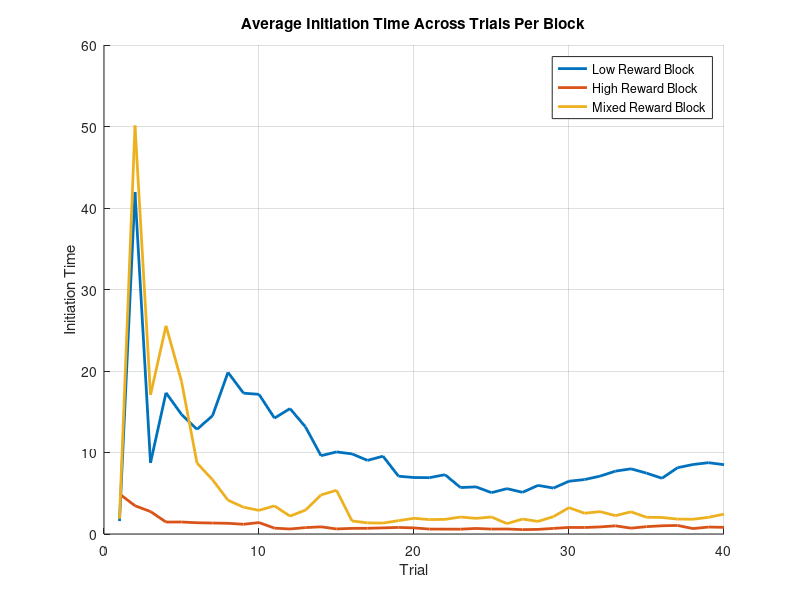
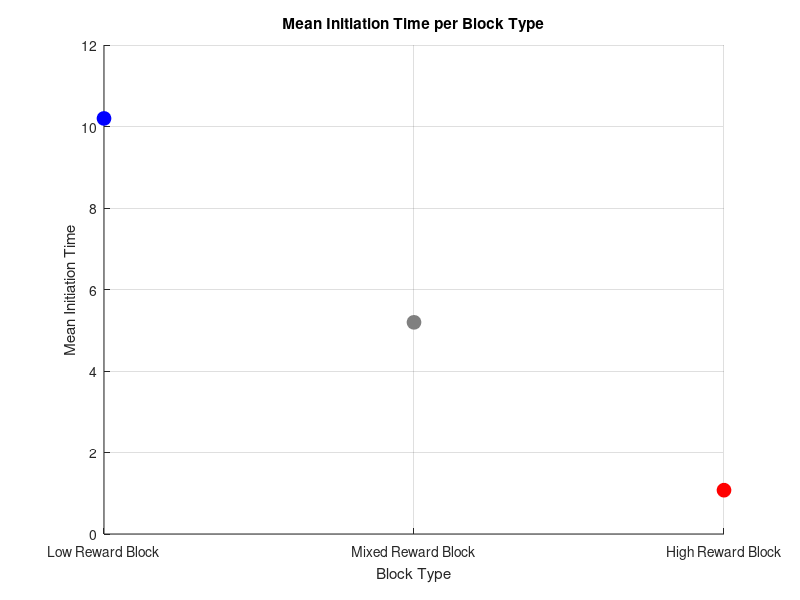
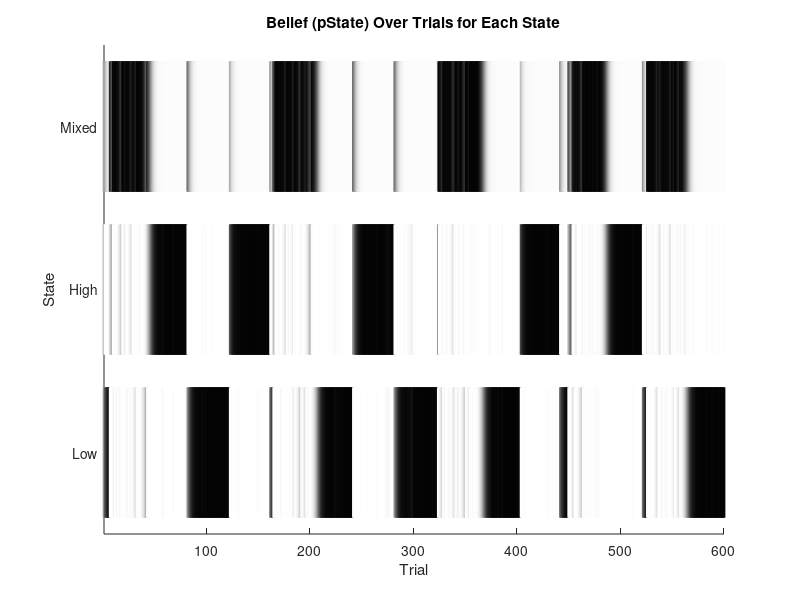

Reproduce these figures in MATLAB, in order. (Note: this script raises an error after producing the figures.)
clearvars 

%% Task Parameters
runs = 5; %how many times it will go through each trial block

num_blocks = 3;
nStates = num_blocks;
low_rewards = [5 10 20]; %possible rewards in the low reward block
high_rewards = [20 40 80]; %possible rewards in the high reward block
mixed_rewards = [5 10 20 40 80]; %possible rewards in the mixed block

% turn possibilities into probabilities
highDist=[0, 0, 1, 1, 1];
lowDist=[ 1, 1, 1, 0, 0];
midDist=[ 1, 1, 1, 1, 1];

highDist=highDist./sum(highDist);
lowDist=lowDist./sum(lowDist);
midDist=midDist./sum(midDist);
allProb = [lowDist; highDist; midDist];
flatDist=ones(nStates,1)./nStates;

num_trials = 40;
haz=1/40;

all_rewards = nan(num_blocks, num_trials, runs); %record of all of the rewards that the animal received (columns are trials, rows are blocks, frames are runs)
initiation_times = nan(num_blocks, num_trials, runs); % initiation times

trial_initiation_times = nan(1,num_blocks*num_trials*runs);
trial_rewards = nan(1,num_blocks*num_trials*runs);
state_order = [];
RPE_first_ten = nan(num_blocks,10, runs); %reward prediction errors for the first 10 trials of every block
beliefs_first_ten = nan(num_blocks,11, runs,nStates); %record the beliefs for the firs 10 trials of every block and the one trial before them (bc we're gonna calc the change later)
beliefs_first_ten(1,1,1) = 3;

opt_out = nan; %this will change once we have the model

%% Model Parameters

state_neurons = rand(3,1); %initialize the initial state values between 0-0.1
synaptic_lr = 0.3;
state_lr = 0.1;
D = 0.1; %Scale factor for initiation times

%% Runs
weight_matrix = rand(3,1);
epsilon = 1e-3; % to avoid division by zero

pState = flatDist;
trial_counter = 1;
for run = 1:runs
    block_order = randperm(3); %the order that blocks will be presented in for this run 
    
    for b = 1:length(block_order)
        possible_rewards = [];
        if block_order(b) == 1 %if the bth block is 1, the possible rewards are the low value ones
            possible_rewards = low_rewards;
          
        elseif block_order(b) == 2 %if the bth block is 2, the possible rewards are the high value ones
            possible_rewards = high_rewards;
            
        elseif block_order(b) == 3 %if the bth block is 3, the possible rewards are the mixed value ones
            possible_rewards = mixed_rewards;
            
        end

        for t = 1:num_trials
            ground_truth_states(trial_counter) = block_order(b);
            
            reward_index = randi(length(possible_rewards), 1);
            reward_val   = possible_rewards(reward_index);    
            global_index = find([5 10 20 40 80] == reward_val);
            
            allPState(trial_counter,:) = pState;
            
            %state inference
            likeRew = allProb(:, global_index);
            prior = pState.*(1-haz)+flatDist.*haz;
            pState=likeRew.*prior;
            pState=pState./sum(pState);

            %updating weights and state values
            trial_reward_offer = possible_rewards(reward_index)/max(mixed_rewards); %the reward that could be represented on this trial
            output_act = (weight_matrix)'*state_neurons; %should be 1x1
            output_act = max(output_act,0);
            RPE = trial_reward_offer - output_act;
            allRPES(trial_counter) = RPE;
            
            weight_matrix = weight_matrix.*(1-synaptic_lr) + (synaptic_lr * RPE * pState); %existing weights + weight update
            state_neurons = state_neurons.*pState*(1-state_lr) + state_lr*RPE; %existing state + state update

            % Compute and store initiation time (higher activation = faster initiation)
            initiation_time = D / (output_act + epsilon);
            initiation_times_raw(trial_counter) = initiation_time;
            initiation_times(block_order(b), t, run) = initiation_time;
            trial_initiation_times(trial_counter) = initiation_time;
            trial_rewards(trial_counter) = trial_reward_offer;

            if t == 40
                state_order(end+1) = block_order(b);
            end

            if t < 11 | t == 40
                if t<11
                    RPE_first_ten(b, t, run) = RPE;
                    belief = allPState(trial_counter,:);
                    beliefs_first_ten(b,t+1,run,:) = belief;
                elseif t == 40 && ~(run ==runs && b == num_blocks)
                    if b == 3
                        belief = allPState(trial_counter,:);
                        beliefs_first_ten(1,1,run+1,:) = belief;
                    elseif b ~= 3
                        belief = allPState(trial_counter,:);
                        beliefs_first_ten(b+1,1,run,:) = belief;
                    end
                end
            end

            all_rewards(block_order(b), t, run) = trial_reward_offer; %this is set up so that the row (block index) is constant despite the fact that the order of the blocks is changing (so the first row will always be low reward, second high, and third mixed)
            trial_counter = trial_counter + 1;

        end
    end
end

%% Plot Initiation Times
figure;
hold on;
colors = lines(num_blocks);
labels = {'Low Reward Block', 'High Reward Block', 'Mixed Reward Block'};

for block = 1:num_blocks
    avg_initiation = squeeze(mean(initiation_times(block, :, :), 3)); % avg across runs
    plot(avg_initiation, 'LineWidth', 2, 'Color', colors(block,:));
end

xlabel('Trial');
ylabel('Initiation Time');
legend(labels);
title('Average Initiation Time Across Trials Per Block');
grid on;

%% Plot the Mean Initiation Times Per Block as Dots with Custom Colors
mean_initiation_time = squeeze(mean(mean(initiation_times, 2), 3));

figure;
hold on;
plot(1, mean_initiation_time(1), 'o', 'Color', 'b', 'MarkerFaceColor', 'b', 'MarkerSize', 10);
plot(2, mean_initiation_time(3), 'o', 'Color', [0.5 0.5 0.5], 'MarkerFaceColor', [0.5 0.5 0.5], 'MarkerSize', 10);
plot(3, mean_initiation_time(2), 'o', 'Color', 'r', 'MarkerFaceColor', 'r', 'MarkerSize', 10);


% Set x-axis tick labels corresponding to the block types
set(gca, 'XTick', 1:3, 'XTickLabel', {'Low Reward Block', 'Mixed Reward Block', 'High Reward Block'});
xlabel('Block Type');
ylabel('Mean Initiation Time');
title('Mean Initiation Time per Block Type');
grid on;

%% Plotting States
% --- Flatten pState across runs/trials ---
flatP = reshape(allPState, [], 3);   % size = (runs*num_trials)×3 = 600×3

% --- Plot as three rows of vertical lines ---
figure; hold on;
numTrialsTotal = size(flatP,1);

for s = 1:3
    for t = 1:numTrialsTotal
        intensity = flatP(t,s);          % pState for state s at trial t
        grayLevel  = 1 - intensity;      % 0 = black (high prob), 1 = white (low prob)
        line([t t], [s-0.4, s+0.4], ...   % small vertical segment
             'Color', [grayLevel grayLevel grayLevel], ...
             'LineWidth', 2);
    end
end

% --- Tidy up axes ---
xlim([1 numTrialsTotal]);
ylim([0.5 3.5]);
yticks(1:3);
yticklabels({'Low','High','Mixed'});   % or whatever your state‐order is
xlabel('Trial');
ylabel('State');
title('Belief (pState) Over Trials for Each State');

yyaxis right
plot(1:numTrialsTotal, initiation_times_raw, 'b-', 'LineWidth', 1.5);
ylabel('Initiation Time');
grid on;

% 1) Flatten all_rewards into 1×(runs*num_trials)
flatR = reshape(ground_truth_states, 1, []);    % size = 1×200

% 2) Plot exactly as before—but now for the actual state
N = length(ground_truth_states);
figure; hold on;
for s = 1:3
    idx = find(ground_truth_states == s);
    for t = idx'
        line([t t], [s-0.4, s+0.4], 'Color', [0 0 0], 'LineWidth', 2);
    end
end

xlim([1 N]);
ylim([0.5 3.5]);
yticks(1:3);
yticklabels({'Low','High','Mixed'});
xlabel('Trial');
ylabel('State');
title('Actual Block Sequence');


%% Plot the trial initiation time as a function of trial from block switch (figure 2A)

%get the variables
switch_trials = num_trials:num_trials:size(allPState,1);
switch_trials = switch_trials+1;
switch_trials = switch_trials(1:end-1);
lowtomixed = [];
hightomixed = [];
for s = 1:length(switch_trials)
    thirtybefore = switch_trials(s) - 30; 
    fourtyafter = switch_trials(s) + (40-1);
    if state_order(s) == 1 &&  state_order(s+1)== 3
        lowtomixed(end+1,:) = trial_initiation_times(thirtybefore:fourtyafter);
    elseif state_order(s) == 2 &&  state_order(s+1)== 3
        hightomixed(end+1,:) = trial_initiation_times(thirtybefore:fourtyafter);
    end
end
mean_lowtomixed = mean(lowtomixed,1);
mean_hightomixed = mean(hightomixed,1);

%plot
figure;
hold on;
plot(-30:39, mean_lowtomixed, 'Color', 'b', 'LineWidth', 2);
plot(-30:39, mean_hightomixed, 'Color', 'r', 'LineWidth', 2);
xlabel('Trial fromm Block Switch');
ylabel('Trial Initiation Time');
hold off;


%plot wih "causal filter" (what they did in the paper)
windowSize = 10;
filteredmeanlowtomixed= nan(size(mean_lowtomixed));
filteredmeanhightomixed = nan(size(mean_hightomixed));
for n = windowSize:length(mean_lowtomixed)
    filteredmeanlowtomixed(n) = mean(mean_lowtomixed(n-windowSize+1:n));
    filteredmeanhightomixed(n) = mean(mean_hightomixed(n-windowSize+1:n));
end
figure;
hold on;
plot(-30:39, filteredmeanlowtomixed, 'Color', 'b', 'LineWidth', 2);
plot(-30:39, filteredmeanhightomixed, 'Color', 'r', 'LineWidth', 2);
xlabel('Trial from Block Switch');
xlim([-20 40]);
ylabel('Trial Initiation Time');
title('with 10 trial filter')
hold off;

%% Initiation times as a function of RPE sign

dBelief = diff(beliefs_first_ten,1,2);      % → 3 × 9 × 5 × 3
dBelief = (-1)*(dBelief);
% 2) Euclidean norm of each 3‑vector  (operate along the 4th dim!)
delta = vecnorm(dBelief,2,4);              % → 3 × 9 × 5

belief_change_first_ten = nan(3,11,runs);     % pre‑fill
belief_change_first_ten(:,2:end,:) = delta;
median_belief_change = median(belief_change_first_ten, "all", "omitnan");

low_belief_change = nan(10*num_blocks*runs,2);
high_belief_change = nan(10*num_blocks*runs,2);
count = 1;

for run = 1:runs
    for b = 1:num_blocks
        for t = 1:10
            % trial = run*num_blocks*num_trials - (num_blocks-b)*num_trials - num_trials + t;
            trial = (run - 1)*num_blocks*num_trials + (b - 1)*num_trials + t;
            if trial>1
                if belief_change_first_ten(b,t,run) < median_belief_change
                    if RPE_first_ten(b,t,run) < 0
                        low_belief_change(count,1) = trial_initiation_times(trial) - trial_initiation_times(trial - 1); 
                    elseif RPE_first_ten(b,t,run) > 0
                        low_belief_change(count,2) = trial_initiation_times(trial) - trial_initiation_times(trial - 1);
                    end
                elseif belief_change_first_ten(b,t,run) > median_belief_change
                    if RPE_first_ten(b,t,run) < 0
                        high_belief_change(count,1) = trial_initiation_times(trial) - trial_initiation_times(trial - 1);
                    elseif RPE_first_ten(b,t,run) > 0
                        high_belief_change(count,2) = trial_initiation_times(trial) - trial_initiation_times(trial - 1);
                    end
                end
            end
            count = count + 1;
        end
    end
end

mean_lowbeliefchange = mean(low_belief_change, 1, 'omitnan');
mean_highbeliefchange = mean(high_belief_change, 1, 'omitnan');


%now plot
figure;
hold on;
plot([1 2], mean_lowbeliefchange.*10, 'Color', 'b', 'LineWidth', 2, 'DisplayName', 'Low Change in Belief');
plot([1 2], mean_highbeliefchange.*10, 'Color', 'r', 'LineWidth', 2, 'DisplayName', 'High Change in Belief');
legend('show');
ylabel('Change in Initiation Time (x10^-1)');
xlim([0 3]);
xticks([1 2]);
xticklabels({'RPE<0', 'RPE>0'});
hold off;

%% checking why the above doesnt work

rpe_negative_mask = RPE_first_ten < 0;

% Step 2: Extract the corresponding belief changes for these trials
belief_change_for_rpe_negative = belief_change_first_ten(rpe_negative_mask);

% Step 3: Check if all belief change values are 0
all_belief_zero_for_rpe_negative = all(belief_change_for_rpe_negative == 0);

if all_belief_zero_for_rpe_negative
    disp('All trials where RPE < 0 have a belief change of 0.');
else
    disp('Not all trials where RPE < 0 have a belief change of 0.');
end

%% Plotting RPE Distribution
%% 1) Histogram of *all* RPEs across every trial
figure;
histogram(allRPES, 30, 'Normalization','pdf');    % 30 bins, normalized to probability density
xlabel('Reward Prediction Error (RPE)');
ylabel('Probability Density');
title('Distribution of RPE Across All Trials');
grid on;

%% 2) Histogram of RPEs just for the *first ten* trials of each block
figure;
histogram(RPE_first_ten(:), 20);                  % 20 bins, raw counts
xlabel('RPE (first 10 trials of each block)');
ylabel('Count');
title('RPE Distribution in the First Ten Trials');
grid on;




